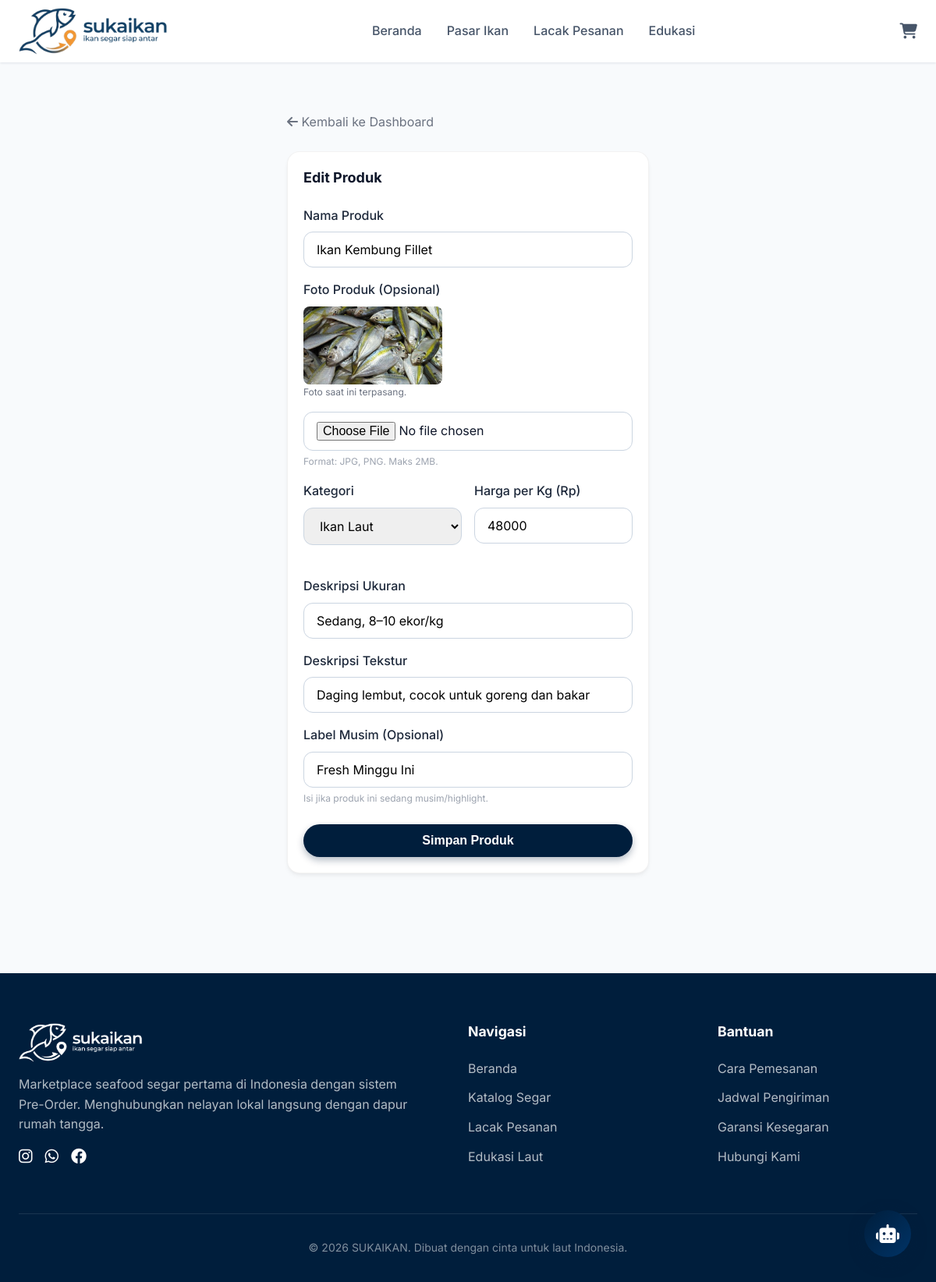
The app's page /admin/produk/edit/kembung-fillet (signed in) with its own data.
### tables this page shows
CREATE TABLE products (
            id text primary key,
            nama text,
            kategori text,
            harga_per_kg integer,
            label_musim text,
            ukuran text,
            tekstur text,
            is_active integer default 1
        , image_path text);

### app.py (the view, shortened to what this page needs)
@app.route("/admin/produk/edit/<product_id>", methods=["GET", "POST"])
def admin_edit_produk(product_id):
    db = get_db()
    product = db.execute("select * from products where id = ?", (product_id,)).fetchone()
    return render_template("product_form.html", action="Edit", product=product)

### app.py (called while the page is built)
@app.context_processor
def inject_cart_count():
    cart = session.get("cart", {})
    count = sum(cart.values())
    return dict(cart_count=count)

def get_db():
    db = getattr(g, "_db", None)
    if db is None:
        db = sqlite3.connect(app.config["DATABASE"])
        db.row_factory = sqlite3.Row
        g._db = db
    return db

@app.before_request
def require_login():
    if request.path.startswith("/admin"):
        if not session.get("is_admin"):
            flash("Silakan login terlebih dahulu.", "warning")
            return redirect(url_for("login"))

### templates/product_form.html (shortened to what this page needs)
{% extends "base.html" %}
{% block content %}
<section class="section">
    <div class="container max-w-lg mx-auto">
        <div class="mb-6">
            <a href="{{ url_for('admin_dashboard') }}" class="text-gray-500 hover:text-primary">
                <i class="fa-solid fa-arrow-left"></i> Kembali ke Dashboard
            </a>
        </div>
        <div class="card">
            <div class="card-body">
                <h1 class="card-title mb-6">{{ action }} Produk</h1>
                <form method="post" enctype="multipart/form-data">
                    <div class="form-group mb-4">
                        <label class="form-label">Nama Produk</label>
                        <input type="text" name="nama" value="{{ product.nama if product else '' }}"
                            class="form-control" required>
                    </div>
                    <div class="form-group mb-4">
                        <label class="form-label">Foto Produk (Opsional)</label>
                        {% if product and product.image_path %}
                        <div class="mb-2">
                            <img src="{{ url_for('uploaded_file', filename=product.image_path) }}" alt="Current Image"
                                style="height: 100px; border-radius: 8px;">
                            <p class="text-xs text-gray-500">Foto saat ini terpasang.</p>
                        </div>
                        {% endif %}
                        <input type="file" name="image" class="form-control">
                        <p class="text-xs text-gray-400 mt-1">Format: JPG, PNG. Maks 2MB.</p>
                    </div>
                    <div class="grid grid-2 gap-4 mb-4">
                        <div class="form-group">
                            <label class="form-label">Kategori</label>
                            <select name="kategori" class="form-control" required>
                                <option value="ikan-laut" {% if product and product.kategori=='ikan-laut' %}selected{%
                                    endif %}>Ikan Laut</option>
                            </select>
                        </div>
                        <div class="form-group">
                            <label class="form-label">Harga per Kg (Rp)</label>
                            <input type="number" name="harga_per_kg"
                                value="{{ product.harga_per_kg if product else '' }}" class="form-control" required>
                        </div>
                    </div>
                    <div class="form-group mb-4">
                        <label class="form-label">Deskripsi Ukuran</label>
                        <input type="text" name="ukuran" value="{{ product.ukuran if product else '' }}"
                            class="form-control" placeholder="Contoh: Sedang, 3-4 ekor/kg">
                    </div>
                    <div class="form-group mb-4">
                        <label class="form-label">Deskripsi Tekstur</label>
                        <input type="text" name="tekstur" value="{{ product.tekstur if product else '' }}"
                            class="form-control" placeholder="Contoh: Daging lembut, cocok bakar">
                    </div>
                    {% if action == 'Edit' %}
                    <div class="form-group mb-6">
                        <label class="form-label">Label Musim (Opsional)</label>
                        <input type="text" name="label_musim" value="{{ product.label_musim if product else '' }}"
                            class="form-control" placeholder="Contoh: Fresh Minggu Ini">
                        <p class="text-xs text-gray-400 mt-1">Isi jika produk ini sedang musim/highlight.</p>
                    </div>
                    {% endif %}
                    <button type="submit" class="btn btn-primary btn-block">Simpan Produk</button>
                </form>
            </div>
        </div>
    </div>
</section>
{% endblock %}

### static/css/style.css (style rules this page uses)
:root { --primary-blue: #001E3C; --secondary-blue: #003366; --ocean-light: #F0F8FF; --accent-gold: #FFD93D; --accent-coral: #FF6B6B; --white: #FFFFFF; --gray-50: #F8FAFC; --gray-100: #F1F5F9; --gray-200: #E2E8F0; --gray-300: #CBD5E1; --gray-600: #475569; --gray-800: #1E293B; --text-main: #0F172A; --success: #10B981; --warning: #F59E0B; --danger: #EF4444; --container-width: 1200px; --header-height: 80px; --radius-sm: 8px; --radius-md: 12px; --radius-lg: 20px; --radius-pill: 999px; --shadow-sm: 0 1px 3px rgba(0, 30, 60, 0.1); --shadow-md: 0 4px 6px -1px rgba(0, 30, 60, 0.1), 0 2px 4px -1px rgba(0, 30, 60, 0.06); --shadow-lg: 0 10px 15px -3px rgba(0, 30, 60, 0.1), 0 4px 6px -2px rgba(0, 30, 60, 0.05); --shadow-float: 0 20px 25px -5px rgba(0, 30, 60, 0.2), 0 10px 10px -5px rgba(0, 30, 60, 0.04); }
*, *::before, *::after { box-sizing: border-box; margin: 0; padding: 0; }
html { scroll-behavior: smooth; }
body { font-family: 'Inter', -apple-system, BlinkMacSystemFont, "Segoe UI", Roboto, "Helvetica Neue", Arial, sans-serif; background-color: var(--gray-50); color: var(--text-main); line-height: 1.6; -webkit-font-smoothing: antialiased; }
a { text-decoration: none; color: inherit; transition: color 0.2s ease; }
img { max-width: 100%; height: auto; display: block; }
h1, h2, h3, h4, h5, h6 { color: var(--primary-blue); font-weight: 700; line-height: 1.25; }
h1 { font-size: 2.5rem; }
p { margin-bottom: 1rem; color: var(--gray-600); }
.text-xs { font-size: 0.75rem; }
.container { width: 100%; max-width: var(--container-width); margin: 0 auto; padding: 0 1.5rem; }
.section { padding: 4rem 0; }
.grid { display: grid; gap: 1.5rem; }
.grid-2 { grid-template-columns: repeat(2, 1fr); }
.gap-4 { gap: 1rem; }
.btn { display: inline-flex; align-items: center; justify-content: center; padding: 0.75rem 1.5rem; border-radius: var(--radius-pill); font-weight: 600; font-size: 1rem; transition: all 0.2s ease; cursor: pointer; border: none; gap: 0.5rem; }
.btn-primary { background: var(--primary-blue); color: var(--white); box-shadow: 0 4px 10px rgba(0, 30, 60, 0.3); }
.btn-block { width: 100%; }
.card { background: var(--white); border-radius: 1rem; border: 1px solid rgba(0, 0, 0, 0.05); box-shadow: 0 4px 6px -1px rgba(0, 0, 0, 0.05), 0 2px 4px -1px rgba(0, 0, 0, 0.03); transition: all 0.3s cubic-bezier(0.4, 0, 0.2, 1); overflow: hidden; position: relative; }
.card-body { padding: 1.25rem; }
.card-title { font-size: 1.125rem; font-weight: 700; margin-bottom: 0.25rem; color: var(--text-main); line-height: 1.4; }
.form-group { margin-bottom: 1.5rem; }
.form-label { display: block; margin-bottom: 0.5rem; font-weight: 500; color: var(--gray-800); }
.form-control { width: 100%; padding: 0.75rem 1rem; border: 1px solid var(--gray-300); border-radius: var(--radius-md); font-size: 1rem; font-family: inherit; transition: border-color 0.2s ease; }
.text-gray-400 { color: #9CA3AF; }
.text-gray-500 { color: #6B7280; }
.mb-2 { margin-bottom: 0.5rem; }
.mb-4 { margin-bottom: 1rem; }
.mb-6 { margin-bottom: 1.5rem; }
.mt-1 { margin-top: 0.25rem; }
.mx-auto { margin-left: auto; margin-right: auto; }
.max-w-lg { max-width: 32rem; }

### records on screen
products: nama "Ikan Kembung Fillet", image_path (picture), kategori "Ikan Laut", harga_per_kg "48000", ukuran "Sedang, 8–10 ekor/kg", tekstur "Daging lembut, cocok untuk goreng dan bakar", label_musim "Fresh Minggu Ini"

### other values on screen
{{ action }} "Edit"
{{ 2026 }} "2026"
